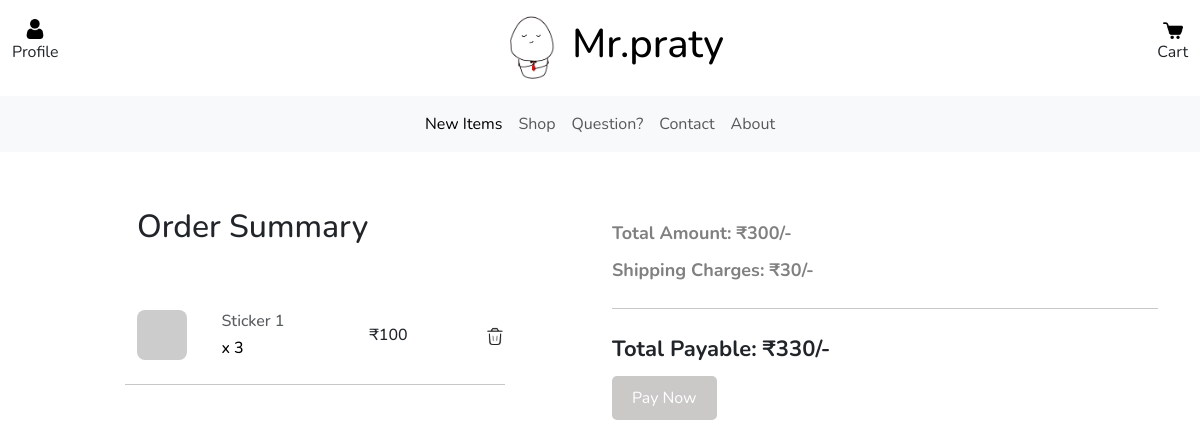
The app's page /checkout (signed in), older data.
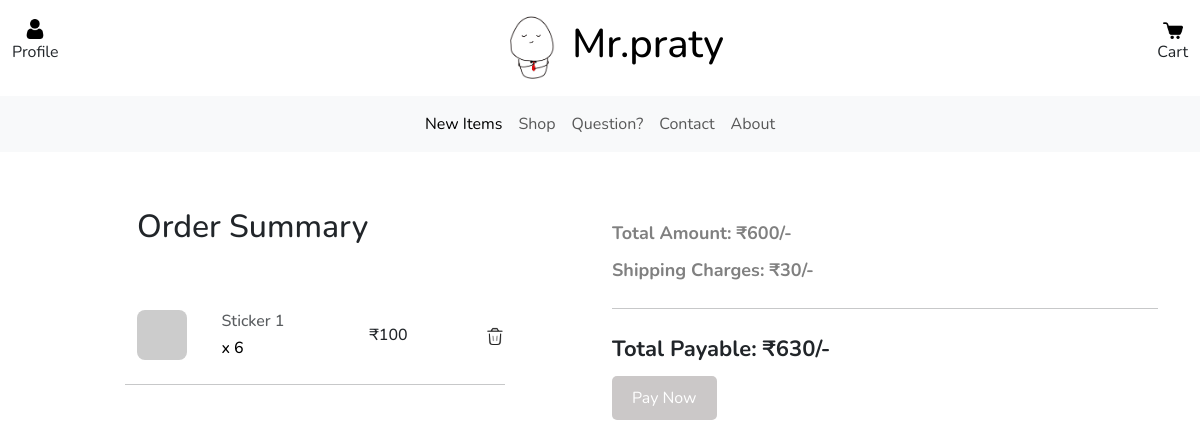
The same page, newer data.
### PratyushDoodlesApp/models/UserModel.py (models this page shows, shortened)
class CartItem(db.Model):
    __tablename__ = 'cart_item'
    id = db.Column(db.Integer, primary_key=True)
    quantity = db.Column(db.Integer, nullable=False)
    cart_id = db.Column(db.Integer, db.ForeignKey('cart.id'), nullable=False)
    product_id = db.Column(db.Integer, db.ForeignKey('product.id'), nullable=False)
    def get_product(self):
        product = Product.query.filter_by(id = self.product_id).first()
        return product

### PratyushDoodlesApp/models/ProductModel.py (models this page shows, shortened)
class Product(db.Model):
    __tablename__ = 'product'
    id = db.Column(db.Integer, primary_key=True)
    name = db.Column(db.String(255), nullable=False)
    description = db.Column(db.String(255), nullable=False)
    price = db.Column(db.Integer, nullable=False)
    stock_quantity = db.Column(db.Integer, nullable=False)
    discount_percent = db.Column(db.Integer, nullable=True)
    product_highlight = db.Column(db.String(255), nullable=True)
    product_images = db.relationship('ProductImage', backref = 'of_product', lazy=True)

### PratyushDoodlesApp/business/checkout.py (the view)
@checkout_bp.route('/checkout')
def checkout():
    data = getCartData()
    return render_template('checkout.html', data=data)

### PratyushDoodlesApp/business/auth.py (called while the page is built)
@login_manager.user_loader
def load_user(user_id):
    return User.query.get(int(user_id))

### PratyushDoodlesApp/business/cart.py (called while the page is built)
def getCartData():
    user = get_current_user()
    items_count = 0
    total_amount = 0
    cart_items = None
    if user and user.cart:
        cart_items = user.cart.cart_items
        for cart_item in cart_items:
            items_count = items_count + cart_item.quantity
            product = Product.query.filter_by(id = cart_item.product_id).first()
            total_amount = total_amount + (product.price * cart_item.quantity)
    return {
        'user' : user,
        'items_count' : items_count,
        'total_amount' : total_amount,
        'cart_items' : cart_items
    }

### PratyushDoodlesApp/business/util.py (called while the page is built)
def get_current_user():
    if  current_user.is_anonymous:
        return None
    return current_user

### PratyushDoodlesApp/templates/checkout.html (shortened to what this page needs)
{% extends 'ui/base_page.html' %}
{% block content %}
<div class="container mt-5">
    {% if data.user %}
    {% if data.cart_items and (data.cart_items|length>0) %}
    <div class="row">
        <div class="col-md-4 mx-auto">
            <div class="flex-column m4">
                <ul class="navbar-nav justify-content-end flex-grow-1 pe-3">
                    <li class="nav-item">
                        <a class="nav-link active" aria-current="page" href="#">
                            <h2>Order Summary</h2>
                        </a>
                    </li>
                </ul>
                <div class="mt-5">
                    {% for cart_item in data.cart_items %}
                    <div id="cart-item-{{ cart_item.product_id }}">
                        {% with cart_item=cart_item, product=cart_item.get_product() %}
                        {% include 'ui/cart_item.html' %}
                        {% endwith %}
                    </div>
                    {% endfor %}
                </div>
            </div>
        </div>
        <div class=" col-md-6">
            <div class="flex-column">
                <div class="col-lg-12 mx-auto">
                    <div class="total-payable">
                        Total Amount: ₹{{ data.total_amount }}/-
                    </div>
                    <div class="shipping-amount">
                        Shipping Charges: ₹30/-
                    </div>
                    <div class="total-amount-large">
                        <hr class="my-4">
                        Total Payable: ₹{{ data.total_amount + 30 }}/-
                    </div>
                    <a style="display: {% if data.user.address %} none {% else %} block {% endif %}; " href="#shipping-address-container">
                        <button class="checkout-button-disabled">Pay Now</button>
                    </a>
                </div>
            </div>
        </div>
    </div>
    {% endif %}
    {% else %}
    <div class="row ml-auto">
        <p>
            <a type="button" class="btn btn-dark" href="{{ url_for('auth.login') }}"><b>Log-In</b></a> to access your cart
        </p>
    </div>
    {% endif%}
</div>
{% endblock content %}

### PratyushDoodlesApp/templates/ui/cart_item.html
<div class="row mb-4 d-flex justify-content-between align-items-center">
    <div class="col-md-2 col-lg-2 col-xl-2">
        <img src="{{ product.product_images[0].picture_url }}" alt="Product" class="rounded-3 ic-50" />
    </div>
    <div class="col-md-3 col-lg-3 col-xl-3">
        <h6 class="text-muted">{{ product.name }}</h6>
        <h6 class="text-black mb-0">x {{ cart_item.quantity }}</h6>
    </div>
    <div class="col-md-3 col-lg-3 col-xl-3 offset-lg-1">
        <h6 class="mb-0">₹{{ product.price }}</h6>
    </div>
    <div class="col-md-1 col-lg-1 col-xl-1 text-end">
        <span class="text-muted" product_id="{{ product.id }}" onclick="removeItemFromCart(this)">
            <img class="ic-20" src="{{ url_for('static', filename='images/ic_trash.png') }}">
        </span>
    </div>
    <hr class="my-4">
</div>

Row changes from the older to the newer data that the page shows:
changed CartItem "Sticker 1": quantity "3" → "6"
Text that changed along with them:
{{ data.total_amount }}: "300" → "600"
{{ data.total_amount + 30 }}: "330" → "630"
